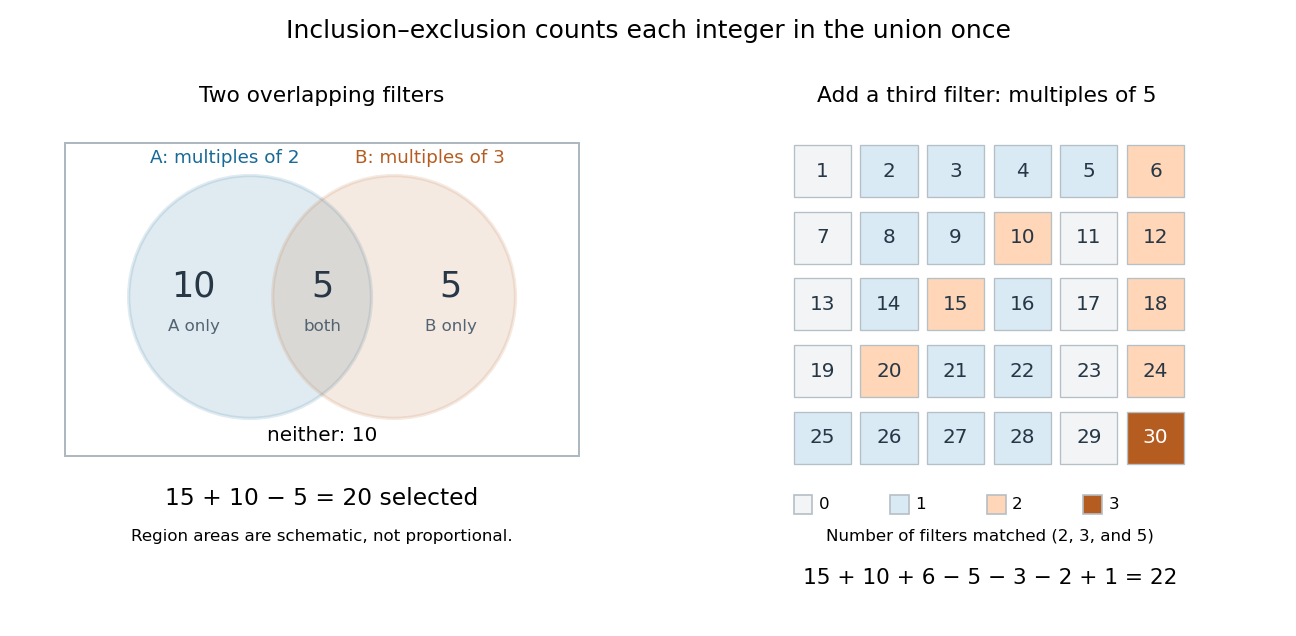

This chart was generated by the following Python code:
"""Exact overlaps of divisibility filters on 1..30; PNG goes to cwd."""

from pathlib import Path

import matplotlib
matplotlib.use("Agg")
import matplotlib.pyplot as plt
from matplotlib.patches import Circle, Rectangle


def main():
    universe = set(range(1, 31))
    a = {x for x in universe if x % 2 == 0}
    b = {x for x in universe if x % 3 == 0}
    c = {x for x in universe if x % 5 == 0}
    assert (len(a - b), len(a & b), len(b - a), len(universe - (a | b))) == (10, 5, 5, 10)
    assert len(a | b) == len(a) + len(b) - len(a & b) == 20
    sizes = [len(a), len(b), len(c), len(a & b), len(a & c), len(b & c), len(a & b & c)]
    assert sizes == [15, 10, 6, 5, 3, 2, 1]
    assert len(a | b | c) == sum(sizes[:3]) - sum(sizes[3:6]) + sizes[6] == 22
    fig, axes = plt.subplots(1, 2, figsize=(10.8, 5.3), dpi=120)
    blue, orange = "#176997", "#b55d20"
    ax = axes[0]
    ax.add_patch(Rectangle((-0.5, -0.1), 5, 3.05, fill=False, ec="#aeb8c0", lw=1.2))
    ax.add_patch(Circle((1.3, 1.45), 1.18, facecolor=blue, alpha=0.13, edgecolor=blue, lw=2))
    ax.add_patch(Circle((2.7, 1.45), 1.18, facecolor=orange, alpha=0.13, edgecolor=orange, lw=2))
    for x, count, label in [(0.75, 10, "A only"), (2, 5, "both"), (3.25, 5, "B only")]:
        ax.text(x, 1.45, str(count), ha="center", fontsize=21, color="#273746")
        ax.text(x, 1.12, label, ha="center", fontsize=10, color="#536371")
    ax.text(1.05, 2.75, "A: multiples of 2", ha="center", fontsize=11, color=blue)
    ax.text(3.05, 2.75, "B: multiples of 3", ha="center", fontsize=11, color=orange)
    ax.text(2, 0.05, "neither: 10", ha="center", fontsize=12)
    ax.text(2, -0.57, "15 + 10 − 5 = 20 selected", ha="center", fontsize=14)
    ax.text(2, -0.92, "Region areas are schematic, not proportional.", ha="center", fontsize=10)
    ax.set_xlim(-0.6, 4.6)
    ax.set_ylim(-0.3, 3.1)
    ax.set_aspect("equal")
    ax.axis("off")
    ax.set_title("Two overlapping filters", fontsize=13, pad=15)
    ax = axes[1]
    colors = {0: "#f2f4f6", 1: "#d9eaf4", 2: "#ffd6b7", 3: "#b55d20"}
    for x in range(1, 31):
        column, row = (x - 1) % 6, (x - 1) // 6
        membership = sum(x in s for s in [a, b, c])
        ax.add_patch(Rectangle((column, 4 - row), 0.86, 0.78,
                              facecolor=colors[membership], ec="#b5bfc6", lw=0.8))
        ax.text(column + 0.43, 4 - row + 0.39, str(x), ha="center", va="center",
                fontsize=12, color="white" if membership == 3 else "#263746")
    for i, text in enumerate(["0", "1", "2", "3"]):
        ax.add_patch(Rectangle((i * 1.45, -0.75), 0.28, 0.28,
                              facecolor=colors[i], ec="#b5bfc6", clip_on=False))
        ax.text(i * 1.45 + 0.38, -0.62, text, va="center", fontsize=10)
    ax.text(2.95, -1.15, "Number of filters matched (2, 3, and 5)", ha="center", fontsize=10)
    ax.text(2.95, -1.8, "15 + 10 + 6 − 5 − 3 − 2 + 1 = 22", ha="center", fontsize=13)
    ax.set_xlim(-0.2, 6.0)
    ax.set_ylim(-0.2, 5.05)
    ax.set_aspect("equal")
    ax.axis("off")
    ax.set_title("Add a third filter: multiples of 5", fontsize=13, pad=15)
    fig.suptitle("Inclusion–exclusion counts each integer in the union once",
                 fontsize=15, y=0.97)
    fig.subplots_adjust(left=0.04, right=0.97, top=0.80, bottom=0.25, wspace=0.23)
    fig.savefig(Path.cwd() / Path(__file__).with_suffix(".png").name,
                facecolor="white")
    plt.close(fig)


if __name__ == "__main__":
    main()
